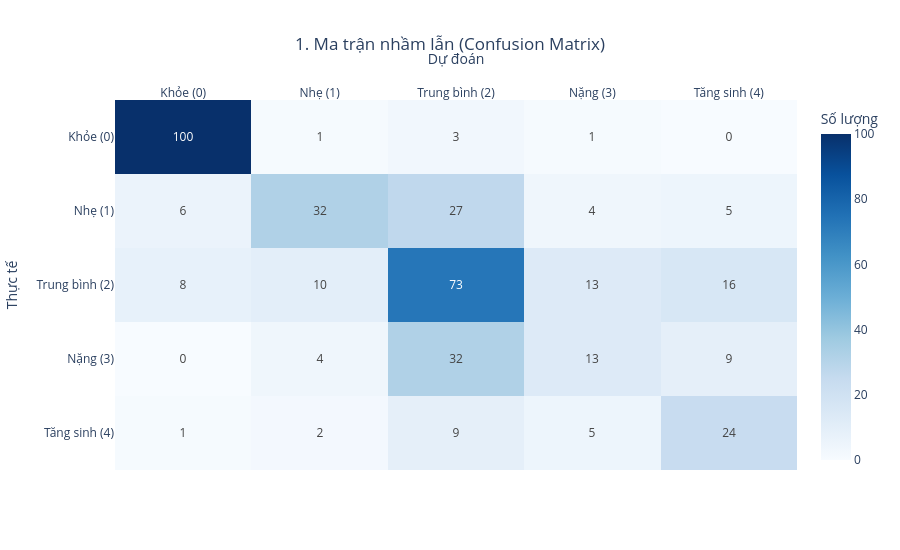

The code cell stored with this chart in its notebook:
### Markdown cell above
# 1. Ma trận nhầm lẫn (số lượng tuyệt đối)

### Code cell
fig1 = px.imshow(cm, text_auto=True, aspect="auto",
                 x=level_names, y=level_names,
                 labels=dict(x="Dự đoán", y="Thực tế", color="Số lượng"),
                 title="1. Ma trận nhầm lẫn (Confusion Matrix)",
                 color_continuous_scale="Blues")
fig1.update_xaxes(side="top")
fig1.update_layout(height=550, title_x=0.5, font=dict(size=12))
fig1.show()
print("Ma trận nhầm lẫn (số lượng):\n", cm)

### Figure 1 — Plotly figure (JSON) as saved in the notebook; plotly's stock layout.template omitted (floating-point values rounded to 4 significant figures)
{"data": [{"coloraxis": "coloraxis", "hovertemplate": "Dự đoán: %{x}<br>Thực tế: %{y}<br>Số lượng: %{z}<extra></extra>", "name": "0", "texttemplate": "%{z}", "type": "heatmap", "x": ["Khỏe (0)", "Nhẹ (1)", "Trung bình (2)", "Nặng (3)", "Tăng sinh (4)"], "xaxis": "x", "y": ["Khỏe (0)", "Nhẹ (1)", "Trung bình (2)", "Nặng (3)", "Tăng sinh (4)"], "yaxis": "y", "z": [[100, 1, 3, 1, 0], [6, 32, 27, 4, 5], [8, 10, 73, 13, 16], [0, 4, 32, 13, 9], [1, 2, 9, 5, 24]]}], "layout": {"coloraxis": {"colorbar": {"title": {"text": "Số lượng"}}, "colorscale": [[0, "rgb(247,251,255)"], [0.125, "rgb(222,235,247)"], [0.25, "rgb(198,219,239)"], [0.375, "rgb(158,202,225)"], [0.5, "rgb(107,174,214)"], [0.625, "rgb(66,146,198)"], [0.75, "rgb(33,113,181)"], [0.875, "rgb(8,81,156)"], [1, "rgb(8,48,107)"]]}, "font": {"size": 12}, "height": 550, "title": {"text": "1. Ma trận nhầm lẫn (Confusion Matrix)", "x": 0.5}, "xaxis": {"anchor": "y", "domain": [0, 1], "side": "top", "title": {"text": "Dự đoán"}}, "yaxis": {"anchor": "x", "autorange": "reversed", "domain": [0, 1], "title": {"text": "Thực tế"}}}}
